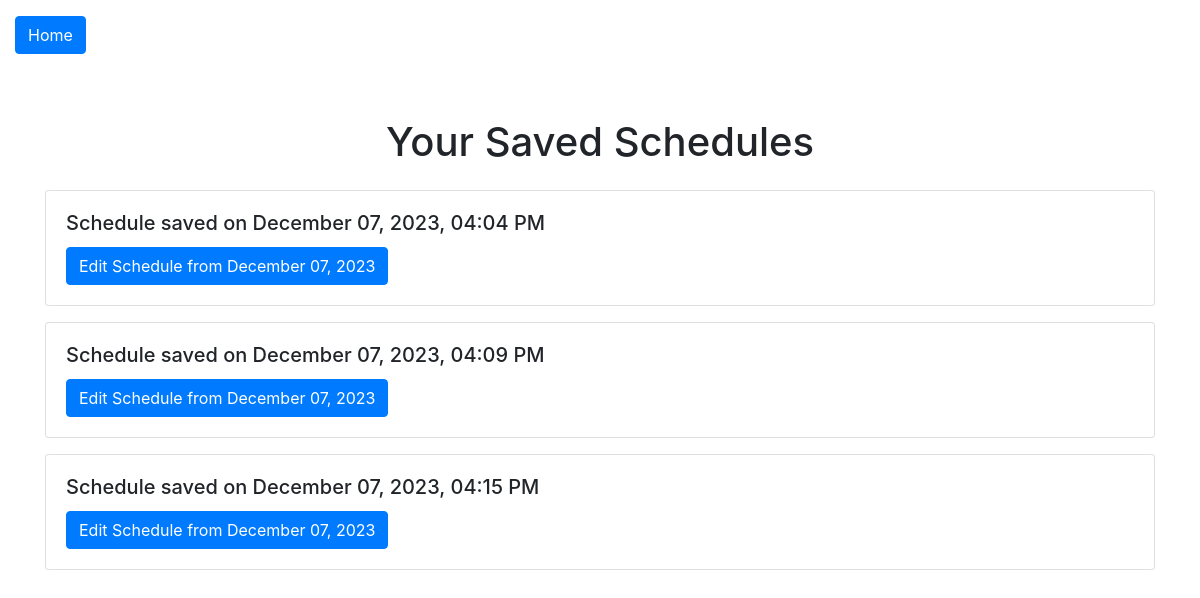
Before: /saved_schedules/ (signed in) with the older database file.
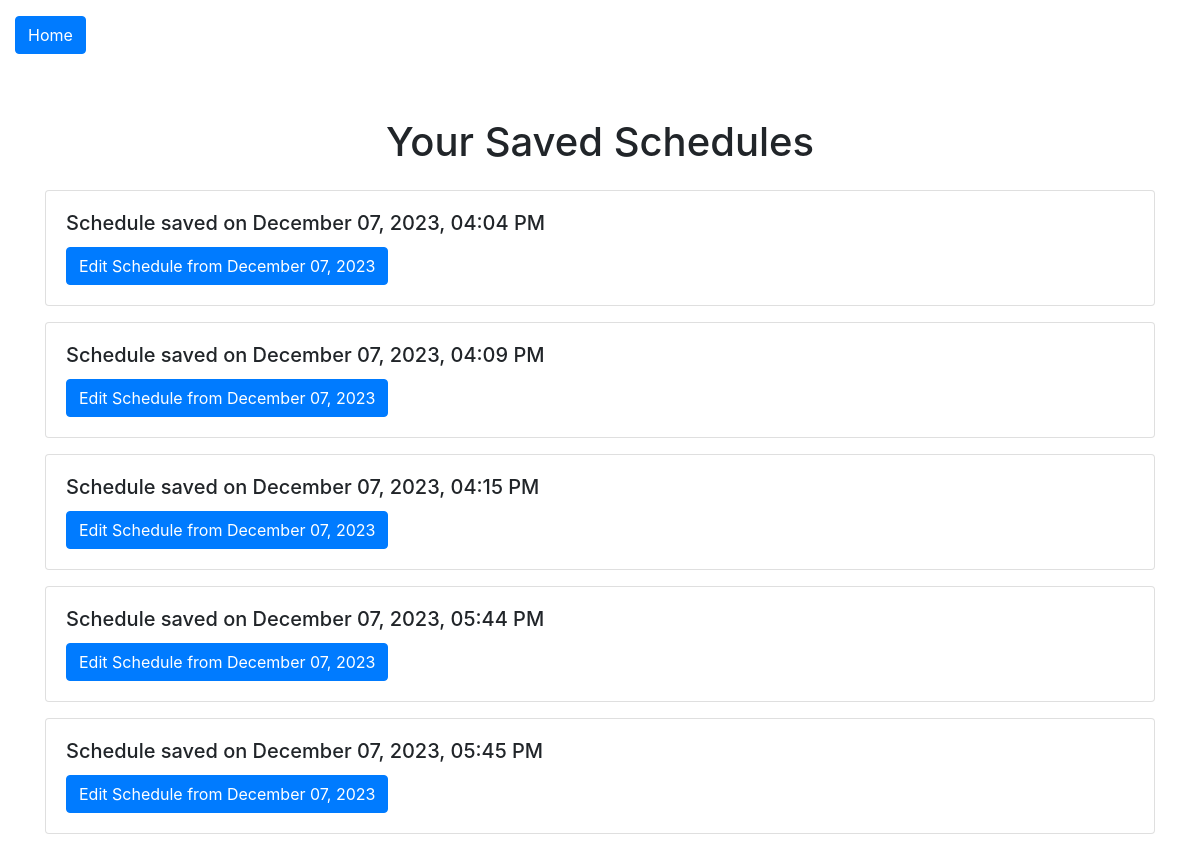
After: the same page with the newer database file.
### myapp/models.py (models this page shows, shortened)
class SavedSchedule(models.Model):
    user = models.ForeignKey(User, on_delete=models.CASCADE)
    schedule = models.JSONField() # Or any other appropriate field type
    created_at = models.DateTimeField(auto_now_add=True)

### myapp/views.py (the view, shortened to what this page needs)
# urls.py: path('saved_schedules/', views.saved_schedules_view, name='saved_schedules'),
@login_required
def saved_schedules_view(request):
    saved_schedules = SavedSchedule.objects.filter(user=request.user)
    return render(request, 'saved_schedules.html', {'saved_schedules': saved_schedules})

### myapp/templates/saved_schedules.html
{% extends 'base_generic.html' %}
{% block content %}
<div class="container-fluid">
    <div class="row">
        <div class="col text-left">
            <a href="{% url 'home' %}" class="btn btn-primary mt-3 mb-3">
                Home
            </a>
        </div>
    </div>
</div>
<div class="container mt-5">
    <h1 class="text-center mb-4">Your Saved Schedules</h1>
    {% for saved_schedule in saved_schedules %}
    <div class="card mb-3">
        <div class="card-body">
            <h5 class="card-title">Schedule saved on {{ saved_schedule.created_at|date:"F d, Y, h:i A" }}</h5>
            <a href="{% url 'edit_schedule_view' schedule_id=saved_schedule.id %}" class="btn btn-primary">
                Edit Schedule from {{ saved_schedule.created_at|date:"F d, Y" }}
            </a>
        </div>
    </div>
    {% empty %}
    <div class="alert alert-info">
        No saved schedules.
    </div>
    {% endfor %}
</div>
{% endblock %}

Changed rows visible on the page:
added SavedSchedule: created_at "December 07, 2023, 05:44 PM", created_at "December 07, 2023"
added SavedSchedule: created_at "December 07, 2023, 05:45 PM", created_at "December 07, 2023"
